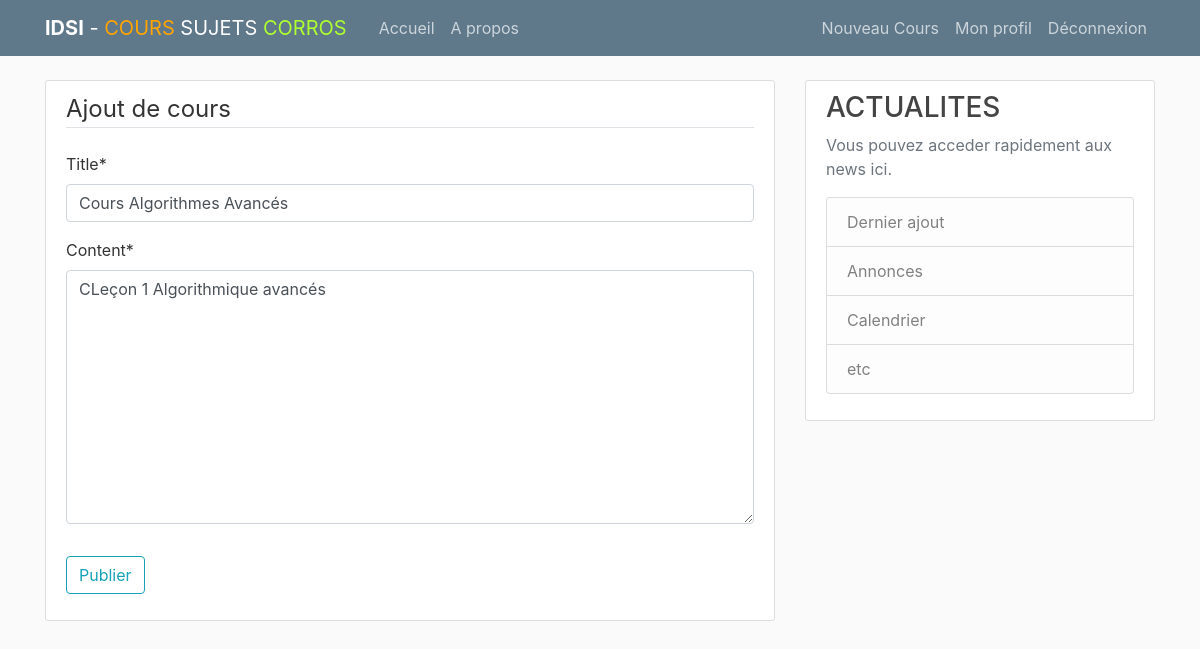
Screenshot of /idsi/post/4/update/ (signed in) with the database file from the repository.
### idsi/models.py (models this page shows, shortened)
class Post(models.Model):
    title = models.CharField(max_length=100)
    content = models.TextField()
    date_posted = models.DateTimeField(default=timezone.now)
    author = models.ForeignKey(User, on_delete=models.CASCADE)

### idsi/views.py (the view, shortened to what this page needs)
# urls.py: path('post/<int:pk>/update/', PostUpdateView.as_view(template_name='post_form.html'), name='post-update'),
class PostUpdateView(LoginRequiredMixin, UserPassesTestMixin, UpdateView):
    model = Post
    fields = ['title', 'content']
    def test_func(self):
        post = self.get_object()
        if self.request.user == post.author:
            return True
        return False

### idsi/templates/post_form.html (shortened to what this page needs)
{% extends "base.html" %}
{% load crispy_forms_tags %}
{% block content %}
    <div class="content-section">
        <form method="POST">
            <fieldset class="form-group">
                <legend class="border-bottom mb-4">Ajout de cours</legend>
                {{ form|crispy }}
            </fieldset>
            <div class="form-group">
                <button class="btn btn-outline-info" type="submit">Publier</button>
            </div>
        </form>
    </div>
{% endblock content %}

### idsi/static/main.css (style rules this page uses)
body { background: #fafafa; color: #333333; margin-top: 5rem; }
.content-section { background: #ffffff; padding: 10px 20px; border: 1px solid #dddddd; border-radius: 3px; margin-bottom: 20px; }

### rows the page displays
Post: title "Cours Algorithmes Avancés", content "CLeçon 1 Algorithmique avancés"
